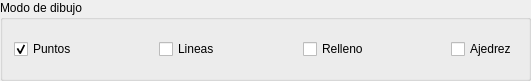
      <widget class="QGroupBox" name="groupBox">
       <property name="minimumSize">
        <size>
         <width>521</width>
         <height>81</height>
        </size>
       </property>
       <property name="maximumSize">
        <size>
         <width>595</width>
         <height>81</height>
        </size>
       </property>
       <property name="title">
        <string>Modo de dibujo</string>
       </property>
       <layout class="QGridLayout" name="gridLayout_2">
        <item row="0" column="0">
         <widget class="QCheckBox" name="checkBox">
          <property name="enabled">
           <bool>true</bool>
          </property>
          <property name="text">
           <string>Puntos</string>
          </property>
          <property name="checked">
           <bool>true</bool>
          </property>
         </widget>
        </item>
        <item row="0" column="1">
         <spacer name="horizontalSpacer_7">
          <property name="orientation">
           <enum>Qt::Horizontal</enum>
          </property>
          <property name="sizeHint" stdset="0">
           <size>
            <width>76</width>
            <height>20</height>
           </size>
          </property>
         </spacer>
        </item>
        <item row="0" column="2">
         <widget class="QCheckBox" name="checkBox_2">
          <property name="text">
           <string>Lineas</string>
          </property>
         </widget>
        </item>
        <item row="0" column="3">
         <spacer name="horizontalSpacer_8">
          <property name="orientation">
           <enum>Qt::Horizontal</enum>
          </property>
          <property name="sizeHint" stdset="0">
           <size>
            <width>77</width>
            <height>20</height>
           </size>
          </property>
         </spacer>
        </item>
        <item row="0" column="4">
         <widget class="QCheckBox" name="checkBox_3">
          <property name="text">
           <string>Relleno</string>
          </property>
         </widget>
        </item>
        <item row="0" column="5">
         <spacer name="horizontalSpacer_9">
          <property name="orientation">
           <enum>Qt::Horizontal</enum>
          </property>
          <property name="sizeHint" stdset="0">
           <size>
            <width>76</width>
            <height>20</height>
           </size>
          </property>
         </spacer>
        </item>
        <item row="0" column="6">
         <widget class="QCheckBox" name="checkBox_4">
          <property name="text">
           <string>Ajedrez</string>
          </property>
         </widget>
        </item>
       </layout>
      </widget>
